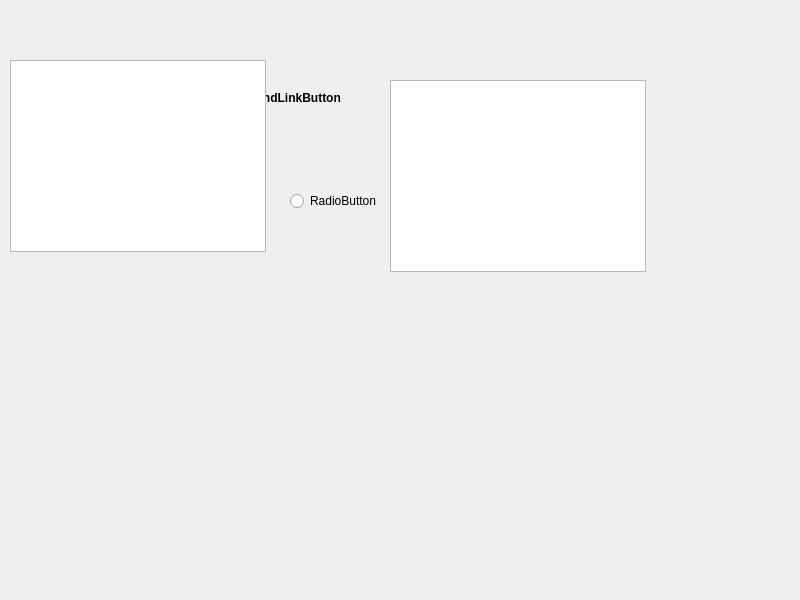
<?xml version="1.0" encoding="UTF-8"?>
<ui version="4.0">
 <class>Widget</class>
 <widget class="QWidget" name="Widget">
  <property name="geometry">
   <rect>
    <x>0</x>
    <y>0</y>
    <width>800</width>
    <height>600</height>
   </rect>
  </property>
  <property name="windowTitle">
   <string>Widget</string>
  </property>
  <widget class="QPushButton" name="pushButton">
   <property name="geometry">
    <rect>
     <x>160</x>
     <y>220</y>
     <width>80</width>
     <height>24</height>
    </rect>
   </property>
   <property name="text">
    <string>PushButton</string>
   </property>
  </widget>
  <widget class="QRadioButton" name="radioButton">
   <property name="geometry">
    <rect>
     <x>290</x>
     <y>190</y>
     <width>91</width>
     <height>22</height>
    </rect>
   </property>
   <property name="text">
    <string>RadioButton</string>
   </property>
  </widget>
  <widget class="QCommandLinkButton" name="commandLinkButton">
   <property name="geometry">
    <rect>
     <x>190</x>
     <y>80</y>
     <width>168</width>
     <height>41</height>
    </rect>
   </property>
   <property name="text">
    <string>CommandLinkButton</string>
   </property>
  </widget>
  <widget class="QTableView" name="tableView">
   <property name="geometry">
    <rect>
     <x>390</x>
     <y>80</y>
     <width>256</width>
     <height>192</height>
    </rect>
   </property>
  </widget>
  <widget class="QTableWidget" name="tableWidget">
   <property name="geometry">
    <rect>
     <x>10</x>
     <y>60</y>
     <width>256</width>
     <height>192</height>
    </rect>
   </property>
  </widget>
 </widget>
 <resources/>
 <connections/>
</ui>
